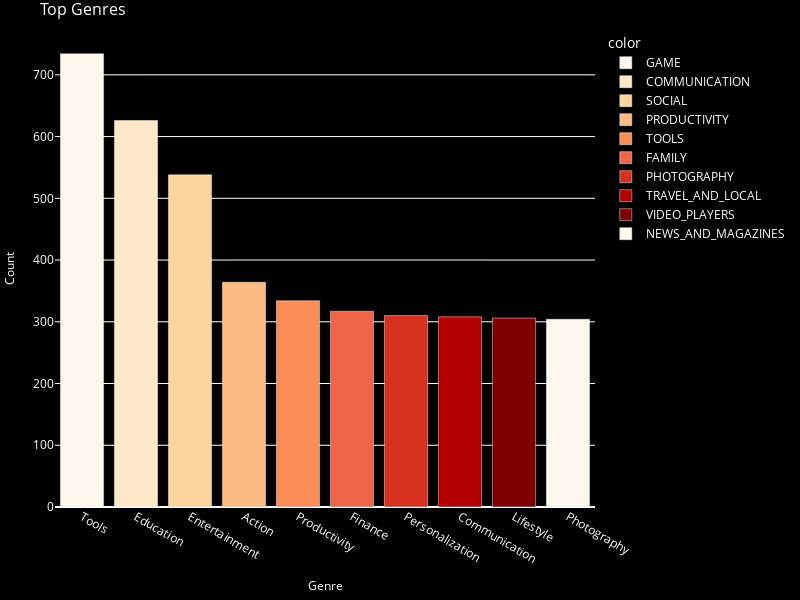

Write notebook code for a chart like this one.
### Code cell
#Figure 8
genre_counts=apps_df['Genres'].str.split(';',expand=True).stack().value_counts().nlargest(10)
fig8=px.bar(
    x=genre_counts.index,
    y=genre_counts.values,
    labels={'x':'Genre','y':'Count'},
    title='Top Genres',
    color=installs_by_category.index,
    color_discrete_sequence=px.colors.sequential.OrRd,
    width=plot_width,
    height=plot_height
)
fig8.update_layout(
    plot_bgcolor='black',
    paper_bgcolor='black',
    font_color='white',
    title_font={'size':16},
    xaxis=dict(title_font={'size':12}),
    yaxis=dict(title_font={'size':12}),
    margin=dict(l=10,r=10,t=30,b=10)
)
fig8.show()
save_plot_as_html(fig8,"Genre Graph 8.html","Action and Casual genres are the most common, reflecting users' preference for engaging and easy-to-play games")

### Figure 1 — Plotly figure (JSON) as saved in the notebook; plotly's stock layout.template omitted (floating-point values rounded to 4 significant figures)
{"data": [{"alignmentgroup": "True", "hovertemplate": "color=GAME<br>Genre=%{x}<br>Count=%{y}<extra></extra>", "legendgroup": "GAME", "marker": {"color": "rgb(255,247,236)", "pattern": {"shape": ""}}, "name": "GAME", "offsetgroup": "GAME", "orientation": "v", "showlegend": true, "textposition": "auto", "type": "bar", "x": ["Tools"], "xaxis": "x", "y": [734], "yaxis": "y"}, {"alignmentgroup": "True", "hovertemplate": "color=COMMUNICATION<br>Genre=%{x}<br>Count=%{y}<extra></extra>", "legendgroup": "COMMUNICATION", "marker": {"color": "rgb(254,232,200)", "pattern": {"shape": ""}}, "name": "COMMUNICATION", "offsetgroup": "COMMUNICATION", "orientation": "v", "showlegend": true, "textposition": "auto", "type": "bar", "x": ["Education"], "xaxis": "x", "y": [626], "yaxis": "y"}, {"alignmentgroup": "True", "hovertemplate": "color=SOCIAL<br>Genre=%{x}<br>Count=%{y}<extra></extra>", "legendgroup": "SOCIAL", "marker": {"color": "rgb(253,212,158)", "pattern": {"shape": ""}}, "name": "SOCIAL", "offsetgroup": "SOCIAL", "orientation": "v", "showlegend": true, "textposition": "auto", "type": "bar", "x": ["Entertainment"], "xaxis": "x", "y": [538], "yaxis": "y"}, {"alignmentgroup": "True", "hovertemplate": "color=PRODUCTIVITY<br>Genre=%{x}<br>Count=%{y}<extra></extra>", "legendgroup": "PRODUCTIVITY", "marker": {"color": "rgb(253,187,132)", "pattern": {"shape": ""}}, "name": "PRODUCTIVITY", "offsetgroup": "PRODUCTIVITY", "orientation": "v", "showlegend": true, "textposition": "auto", "type": "bar", "x": ["Action"], "xaxis": "x", "y": [364], "yaxis": "y"}, {"alignmentgroup": "True", "hovertemplate": "color=TOOLS<br>Genre=%{x}<br>Count=%{y}<extra></extra>", "legendgroup": "TOOLS", "marker": {"color": "rgb(252,141,89)", "pattern": {"shape": ""}}, "name": "TOOLS", "offsetgroup": "TOOLS", "orientation": "v", "showlegend": true, "textposition": "auto", "type": "bar", "x": ["Productivity"], "xaxis": "x", "y": [334], "yaxis": "y"}, {"alignmentgroup": "True", "hovertemplate": "color=FAMILY<br>Genre=%{x}<br>Count=%{y}<extra></extra>", "legendgroup": "FAMILY", "marker": {"color": "rgb(239,101,72)", "pattern": {"shape": ""}}, "name": "FAMILY", "offsetgroup": "FAMILY", "orientation": "v", "showlegend": true, "textposition": "auto", "type": "bar", "x": ["Finance"], "xaxis": "x", "y": [317], "yaxis": "y"}, {"alignmentgroup": "True", "hovertemplate": "color=PHOTOGRAPHY<br>Genre=%{x}<br>Count=%{y}<extra></extra>", "legendgroup": "PHOTOGRAPHY", "marker": {"color": "rgb(215,48,31)", "pattern": {"shape": ""}}, "name": "PHOTOGRAPHY", "offsetgroup": "PHOTOGRAPHY", "orientation": "v", "showlegend": true, "textposition": "auto", "type": "bar", "x": ["Personalization"], "xaxis": "x", "y": [310], "yaxis": "y"}, {"alignmentgroup": "True", "hovertemplate": "color=TRAVEL_AND_LOCAL<br>Genre=%{x}<br>Count=%{y}<extra></extra>", "legendgroup": "TRAVEL_AND_LOCAL", "marker": {"color": "rgb(179,0,0)", "pattern": {"shape": ""}}, "name": "TRAVEL_AND_LOCAL", "offsetgroup": "TRAVEL_AND_LOCAL", "orientation": "v", "showlegend": true, "textposition": "auto", "type": "bar", "x": ["Communication"], "xaxis": "x", "y": [308], "yaxis": "y"}, {"alignmentgroup": "True", "hovertemplate": "color=VIDEO_PLAYERS<br>Genre=%{x}<br>Count=%{y}<extra></extra>", "legendgroup": "VIDEO_PLAYERS", "marker": {"color": "rgb(127,0,0)", "pattern": {"shape": ""}}, "name": "VIDEO_PLAYERS", "offsetgroup": "VIDEO_PLAYERS", "orientation": "v", "showlegend": true, "textposition": "auto", "type": "bar", "x": ["Lifestyle"], "xaxis": "x", "y": [306], "yaxis": "y"}, {"alignmentgroup": "True", "hovertemplate": "color=NEWS_AND_MAGAZINES<br>Genre=%{x}<br>Count=%{y}<extra></extra>", "legendgroup": "NEWS_AND_MAGAZINES", "marker": {"color": "rgb(255,247,236)", "pattern": {"shape": ""}}, "name": "NEWS_AND_MAGAZINES", "offsetgroup": "NEWS_AND_MAGAZINES", "orientation": "v", "showlegend": true, "textposition": "auto", "type": "bar", "x": ["Photography"], "xaxis": "x", "y": [304], "yaxis": "y"}], "layout": {"barmode": "relative", "font": {"color": "white"}, "height": 600, "legend": {"title": {"text": "color"}, "tracegroupgap": 0}, "margin": {"b": 10, "l": 10, "r": 10, "t": 30}, "paper_bgcolor": "black", "plot_bgcolor": "black", "title": {"font": {"size": 16}, "text": "Top Genres"}, "width": 800, "xaxis": {"anchor": "y", "domain": [0, 1], "title": {"font": {"size": 12}, "text": "Genre"}}, "yaxis": {"anchor": "x", "domain": [0, 1], "title": {"font": {"size": 12}, "text": "Count"}}}}
